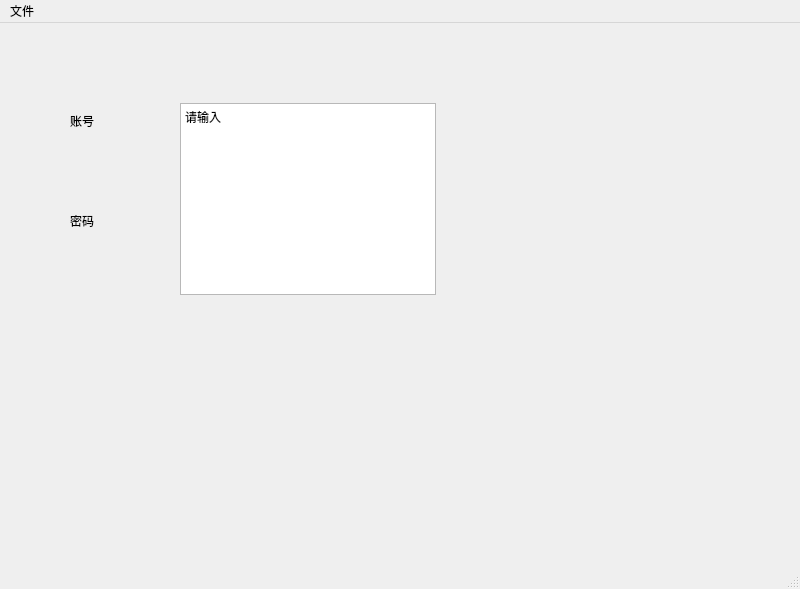
<?xml version="1.0" encoding="UTF-8"?>
<ui version="4.0">
 <class>MainWindow</class>
 <widget class="QMainWindow" name="MainWindow">
  <property name="geometry">
   <rect>
    <x>0</x>
    <y>0</y>
    <width>800</width>
    <height>589</height>
   </rect>
  </property>
  <property name="windowTitle">
   <string>MainWindow</string>
  </property>
  <widget class="QWidget" name="centralwidget">
   <widget class="QLabel" name="label">
    <property name="geometry">
     <rect>
      <x>70</x>
      <y>90</y>
      <width>72</width>
      <height>15</height>
     </rect>
    </property>
    <property name="text">
     <string>账号</string>
    </property>
   </widget>
   <widget class="QTextBrowser" name="textBrowser">
    <property name="geometry">
     <rect>
      <x>180</x>
      <y>80</y>
      <width>256</width>
      <height>192</height>
     </rect>
    </property>
    <property name="html">
     <string>&lt;!DOCTYPE HTML PUBLIC &quot;-//W3C//DTD HTML 4.0//EN&quot; &quot;http://www.w3.org/TR/REC-html40/strict.dtd&quot;&gt;
&lt;html&gt;&lt;head&gt;&lt;meta name=&quot;qrichtext&quot; content=&quot;1&quot; /&gt;&lt;style type=&quot;text/css&quot;&gt;
p, li { white-space: pre-wrap; }
&lt;/style&gt;&lt;/head&gt;&lt;body style=&quot; font-family:'SimSun'; font-size:9pt; font-weight:400; font-style:normal;&quot;&gt;
&lt;p style=&quot; margin-top:0px; margin-bottom:0px; margin-left:0px; margin-right:0px; -qt-block-indent:0; text-indent:0px;&quot;&gt;请输入&lt;/p&gt;
&lt;p style=&quot;-qt-paragraph-type:empty; margin-top:0px; margin-bottom:0px; margin-left:0px; margin-right:0px; -qt-block-indent:0; text-indent:0px;&quot;&gt;&lt;br /&gt;&lt;/p&gt;&lt;/body&gt;&lt;/html&gt;</string>
    </property>
   </widget>
   <widget class="QLabel" name="label_2">
    <property name="geometry">
     <rect>
      <x>70</x>
      <y>190</y>
      <width>72</width>
      <height>16</height>
     </rect>
    </property>
    <property name="text">
     <string>密码</string>
    </property>
   </widget>
  </widget>
  <widget class="QMenuBar" name="menubar">
   <property name="geometry">
    <rect>
     <x>0</x>
     <y>0</y>
     <width>800</width>
     <height>26</height>
    </rect>
   </property>
   <widget class="QMenu" name="menu">
    <property name="title">
     <string>文件</string>
    </property>
   </widget>
   <addaction name="menu"/>
  </widget>
  <widget class="QStatusBar" name="statusbar"/>
 </widget>
 <resources/>
 <connections/>
</ui>
